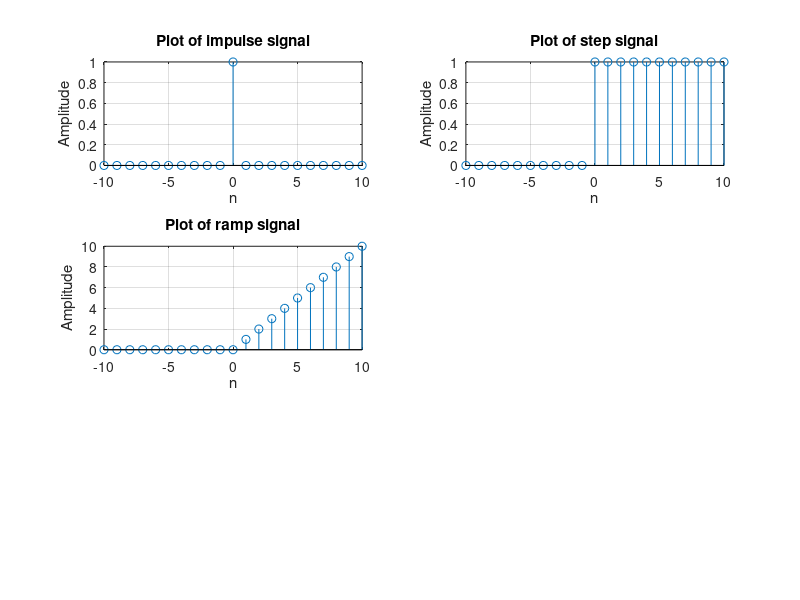

Recreate this plot in MATLAB. (Note: this script raises an error after producing the figure.)
n = -10:10;
xn = [n==0];
subplot(3,2,1);
stem(n,xn);
grid on;
xlabel("n");
ylabel("Amplitude");
title("Plot of impulse signal");
xn1 = [n>=0];
subplot(3,2,2);
stem(n,xn1);
grid on;
xlabel('n');
ylabel('Amplitude');
title('Plot of step signal');
xn2=n.*[n>=0];
subplot(3,2,3);
stem(n,xn2);
grid on;
xlabel('n');
ylabel('Amplitude');
title('Plot of ramp signal');
xn3=0.8.^n.^[n>=0];
subplot(n,xn3);
grid on;
xlabel('n');
ylabel('Amplitude');
title('Plot of exponential signal');
xn4=0.2*sin(2*pi*n);
subplot(3,2,5);
stem(n,xn4);
grid on;
xlabel('n');
ylabel('Amplitude');
title('Plot of sine signal');
